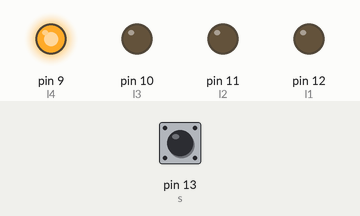
Bench run of a sketch on a simulated Arduino Uno, built with avr-gcc and run on an emulated ATmega328P. Parts: output pins drawn as LEDs (lit = HIGH). Inputs (shaded band) come from the test bench; at power-on: pin 13 (s) HIGH.

Above: at 1.2 s.
1.3 s: pin 13 (s) pulsed LOW 5 times (0.12 s each, 0.3 s apart)
At 1.9 s:
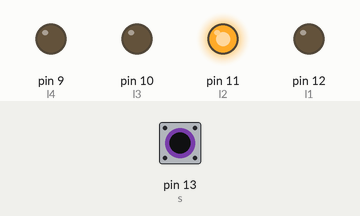
At 3.1 s:
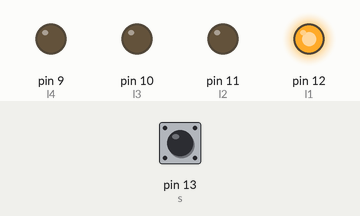
Timing chart, 0 to 4.6 s (numbered marks = the images above; inputs shaded):
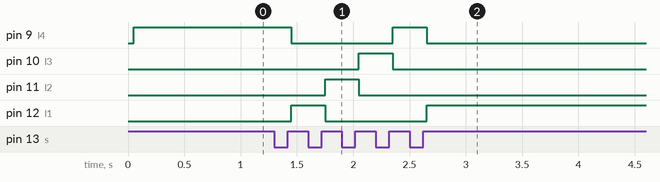

The sketch:

1_switch_4_led.ino
```cpp
int s=13;
int l1=12;
int l2=11;
int l3=10;
int l4=9;
int In=0;
int last=0;
int live=0;


void setup() {
pinMode(s, INPUT);
pinMode(l1, OUTPUT);
pinMode(l2, OUTPUT);
pinMode(l3, OUTPUT);
pinMode(l4, OUTPUT);

  digitalWrite(l1, LOW);
  digitalWrite(l2, LOW);
  digitalWrite(l3, LOW);
  digitalWrite(l4, LOW);
}

void loop() {

In=digitalRead(s);
if(In==0){
delay(50);
In=digitalRead(s);
  if(In==1){
  live=last+1;
  }
}
else
{
  delay(50);
}

switch(live)
{
  case 1:digitalWrite(l1, HIGH);
         digitalWrite(l4, LOW);
         last=live;
         break;
  case 2:digitalWrite(l2, HIGH);
         digitalWrite(l1, LOW);
         last=live;
         break;
  case 3:digitalWrite(l3, HIGH);
         digitalWrite(l2, LOW);
         last=live;
         break;
  default:digitalWrite(l4, HIGH);
         digitalWrite(l3, LOW);
         last=0;
         break;
}
}
```

Measured:
- after the input at 1.3 s, pin 9 (l4): HIGH → LOW after 0.15 s, → HIGH 0.90 s later, → LOW 0.30 s later; pin 10 (l3): LOW → HIGH after 0.75 s, → LOW 0.30 s later; pin 11 (l2): LOW → HIGH after 0.45 s, → LOW 0.30 s later; pin 12 (l1): LOW → HIGH after 0.15 s, → LOW 0.30 s later, → HIGH 0.90 s later
